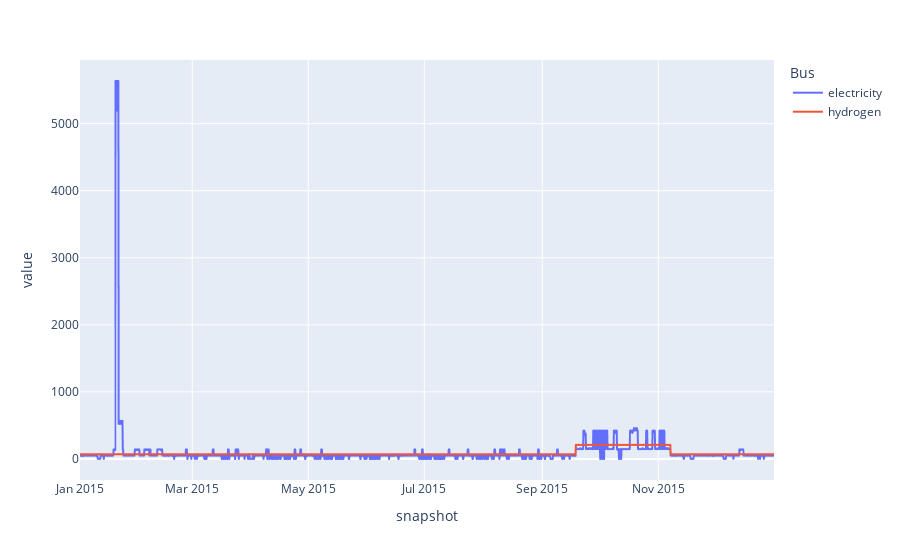

Here is the notebook cell this chart was saved with:
### Markdown cell above
... we get an additional price time series for the hydrogen "market",

### Code cell
n.buses_t.marginal_price.plot()

### Figure 1 — Plotly figure (JSON) as saved in the notebook; plotly's stock layout.template omitted (floating-point values rounded to 4 significant figures; data arrays with more than 128 entries replaced by an {"elided": "..."} marker saying what was removed)
{"data": [{"hovertemplate": "Bus=electricity<br>snapshot=%{x}<br>value=%{y}<extra></extra>", "legendgroup": "electricity", "line": {"color": "#636efa", "dash": "solid"}, "marker": {"symbol": "circle"}, "mode": "lines", "name": "electricity", "showlegend": true, "type": "scattergl", "x": {"elided": "2190 str values"}, "xaxis": "x", "y": {"elided": "2190 float values"}, "yaxis": "y"}, {"hovertemplate": "Bus=hydrogen<br>snapshot=%{x}<br>value=%{y}<extra></extra>", "legendgroup": "hydrogen", "line": {"color": "#EF553B", "dash": "solid"}, "marker": {"symbol": "circle"}, "mode": "lines", "name": "hydrogen", "showlegend": true, "type": "scattergl", "x": {"elided": "2190 str values"}, "xaxis": "x", "y": {"elided": "2190 float values"}, "yaxis": "y"}], "layout": {"legend": {"title": {"text": "Bus"}, "tracegroupgap": 0}, "margin": {"t": 60}, "xaxis": {"anchor": "y", "domain": [0, 1], "title": {"text": "snapshot"}}, "yaxis": {"anchor": "x", "domain": [0, 1], "title": {"text": "value"}}}}
